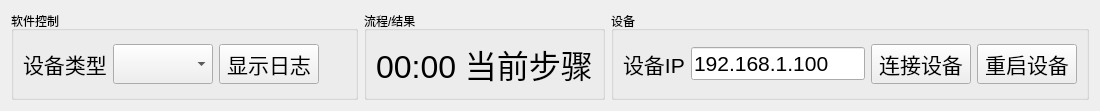
<?xml version="1.0" encoding="UTF-8"?>
<ui version="4.0">
 <class>WidgetCommonBar</class>
 <widget class="QWidget" name="WidgetCommonBar">
  <property name="geometry">
   <rect>
    <x>0</x>
    <y>0</y>
    <width>1100</width>
    <height>90</height>
   </rect>
  </property>
  <property name="windowTitle">
   <string>通用栏</string>
  </property>
  <layout class="QHBoxLayout" name="horizontalLayout_4">
   <item>
    <widget class="QGroupBox" name="groupBox_2">
     <property name="title">
      <string>软件控制</string>
     </property>
     <layout class="QHBoxLayout" name="horizontalLayout_2">
      <item>
       <widget class="QLabel" name="label_2">
        <property name="font">
         <font>
          <pointsize>16</pointsize>
         </font>
        </property>
        <property name="text">
         <string>设备类型</string>
        </property>
       </widget>
      </item>
      <item>
       <widget class="QComboBox" name="comboBox_choise_device_type">
        <property name="minimumSize">
         <size>
          <width>100</width>
          <height>40</height>
         </size>
        </property>
        <property name="font">
         <font>
          <pointsize>16</pointsize>
         </font>
        </property>
       </widget>
      </item>
      <item>
       <widget class="QPushButton" name="pushButton_show_log_view">
        <property name="minimumSize">
         <size>
          <width>100</width>
          <height>40</height>
         </size>
        </property>
        <property name="font">
         <font>
          <pointsize>16</pointsize>
         </font>
        </property>
        <property name="text">
         <string>显示日志</string>
        </property>
       </widget>
      </item>
      <item>
       <spacer name="horizontalSpacer">
        <property name="orientation">
         <enum>Qt::Horizontal</enum>
        </property>
        <property name="sizeHint" stdset="0">
         <size>
          <width>40</width>
          <height>20</height>
         </size>
        </property>
       </spacer>
      </item>
     </layout>
    </widget>
   </item>
   <item>
    <widget class="QGroupBox" name="groupBox_3">
     <property name="title">
      <string>流程/结果</string>
     </property>
     <layout class="QHBoxLayout" name="horizontalLayout_3">
      <item>
       <widget class="QLabel" name="label_time_status">
        <property name="sizePolicy">
         <sizepolicy hsizetype="Expanding" vsizetype="Preferred">
          <horstretch>0</horstretch>
          <verstretch>0</verstretch>
         </sizepolicy>
        </property>
        <property name="maximumSize">
         <size>
          <width>16777215</width>
          <height>16777215</height>
         </size>
        </property>
        <property name="sizeIncrement">
         <size>
          <width>0</width>
          <height>0</height>
         </size>
        </property>
        <property name="baseSize">
         <size>
          <width>0</width>
          <height>0</height>
         </size>
        </property>
        <property name="font">
         <font>
          <pointsize>24</pointsize>
          <weight>50</weight>
          <bold>false</bold>
         </font>
        </property>
        <property name="text">
         <string>00:00 当前步骤</string>
        </property>
        <property name="alignment">
         <set>Qt::AlignCenter</set>
        </property>
       </widget>
      </item>
     </layout>
    </widget>
   </item>
   <item>
    <widget class="QGroupBox" name="groupBox">
     <property name="title">
      <string>设备</string>
     </property>
     <layout class="QHBoxLayout" name="horizontalLayout">
      <item>
       <widget class="QLabel" name="label">
        <property name="font">
         <font>
          <pointsize>16</pointsize>
         </font>
        </property>
        <property name="text">
         <string>设备IP</string>
        </property>
       </widget>
      </item>
      <item>
       <widget class="QLineEdit" name="lineEdit_device_ip">
        <property name="font">
         <font>
          <pointsize>16</pointsize>
         </font>
        </property>
        <property name="text">
         <string>192.168.1.100</string>
        </property>
       </widget>
      </item>
      <item>
       <widget class="QPushButton" name="pushButton_connect_device">
        <property name="minimumSize">
         <size>
          <width>100</width>
          <height>40</height>
         </size>
        </property>
        <property name="font">
         <font>
          <pointsize>16</pointsize>
         </font>
        </property>
        <property name="text">
         <string>连接设备</string>
        </property>
       </widget>
      </item>
      <item>
       <widget class="QPushButton" name="pushButton_reboot_device">
        <property name="minimumSize">
         <size>
          <width>100</width>
          <height>40</height>
         </size>
        </property>
        <property name="font">
         <font>
          <pointsize>16</pointsize>
         </font>
        </property>
        <property name="text">
         <string>重启设备</string>
        </property>
       </widget>
      </item>
     </layout>
    </widget>
   </item>
  </layout>
 </widget>
 <resources/>
 <connections/>
</ui>
